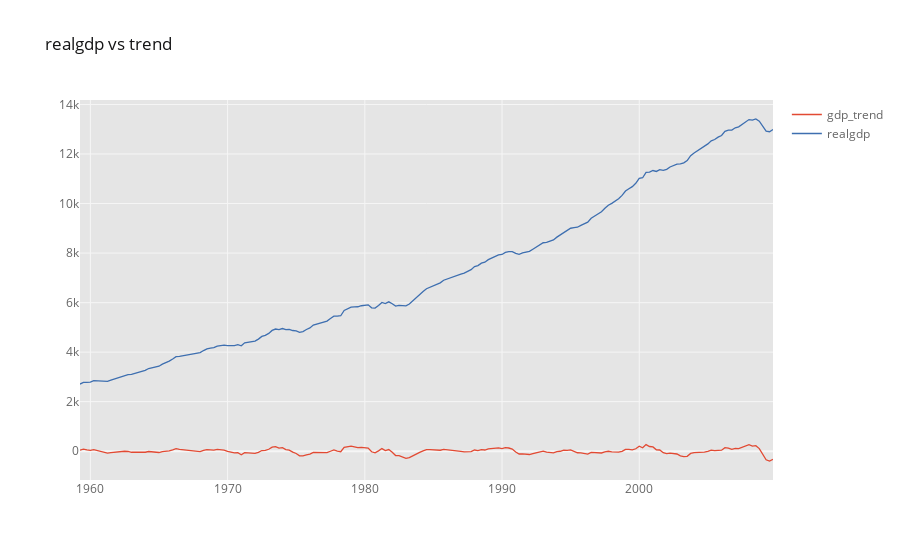

Notebook code for this chart:
### Code cell
df[['gdp_trend', 'realgdp']].iplot(kind = 'line', title = 'realgdp vs trend')

### Figure 1 — Plotly figure (JSON) as saved in the notebook; plotly's stock layout.template omitted (floating-point values rounded to 4 significant figures; data arrays with more than 128 entries replaced by an {"elided": "..."} marker saying what was removed)
{"data": [{"line": {"color": "rgba(226, 74, 51, 1.0)", "dash": "solid", "shape": "linear", "width": 1.3}, "mode": "lines", "name": "gdp_trend", "text": "", "type": "scatter", "x": {"elided": "203 str values"}, "y": {"elided": "203 float values"}}, {"line": {"color": "rgba(62, 111, 176, 1.0)", "dash": "solid", "shape": "linear", "width": 1.3}, "mode": "lines", "name": "realgdp", "text": "", "type": "scatter", "x": {"elided": "203 str values"}, "y": {"elided": "203 float values"}}], "layout": {"legend": {"bgcolor": "#FFFFFF", "font": {"color": "#666666"}}, "paper_bgcolor": "#FFFFFF", "plot_bgcolor": "#E5E5E5", "title": {"font": {"color": "#151516"}, "text": "realgdp vs trend"}, "xaxis": {"gridcolor": "#F6F6F6", "showgrid": true, "tickfont": {"color": "#666666"}, "title": {"font": {"color": "#666666"}, "text": ""}, "zerolinecolor": "#F6F6F6"}, "yaxis": {"gridcolor": "#F6F6F6", "showgrid": true, "tickfont": {"color": "#666666"}, "title": {"font": {"color": "#666666"}, "text": ""}, "zerolinecolor": "#F6F6F6"}}}
